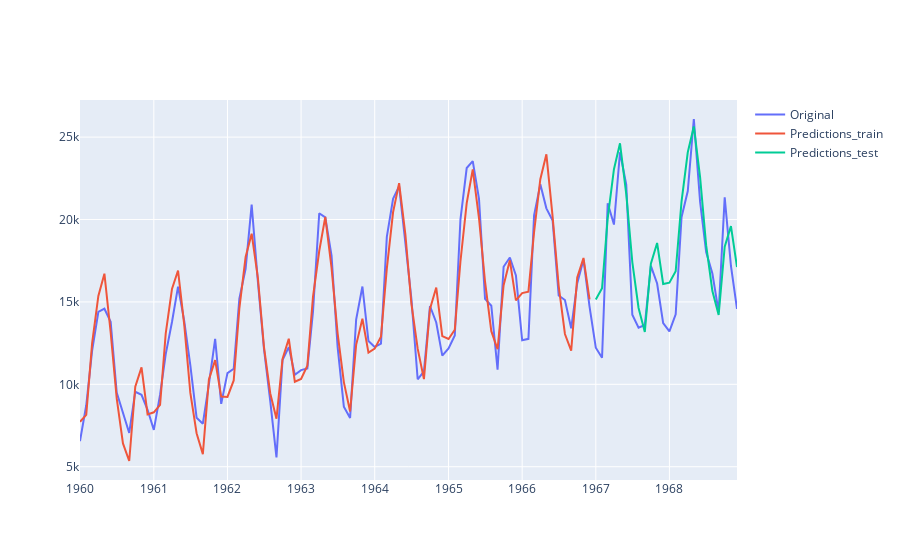
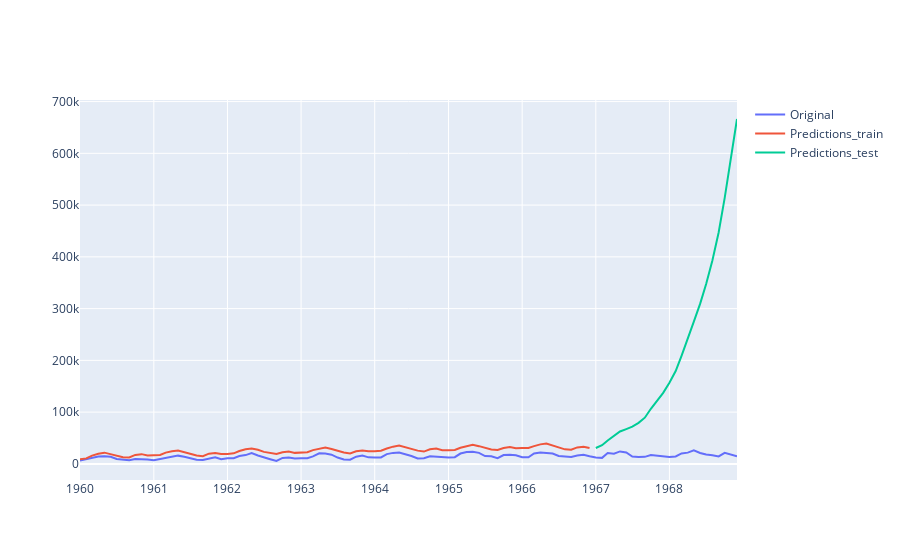

Write notebook code for charts like these, in order.
### Code cell
# тренеруем модели тройного сглаживания, записываем результаты в табличку, строим самій лучший и самій худший из графиков и смотрим результирующую табличку

a = modeling(model_es3_add_add, picture=True, metrics= True) 
metrics_result_table.loc[len(metrics_result_table.index)] = ['ExponentialSmoothing', 'add', 'add', a[0], a[1]]

a = modeling(model_es3_add_mul, picture=False, metrics= False) 
metrics_result_table.loc[len(metrics_result_table.index)] = ['ExponentialSmoothing', 'add', 'mul', a[0], a[1]]

a = modeling(model_es3_mul_add, picture=True, metrics= True) 
metrics_result_table.loc[len(metrics_result_table.index)] = ['ExponentialSmoothing', 'mul', 'add',  a[0], a[1]]

a = modeling(model_es3_mul_mul, picture=False, metrics= False) 
metrics_result_table.loc[len(metrics_result_table.index)] = ['ExponentialSmoothing', 'mul', 'mul', a[0], a[1]]

metrics_result_table
